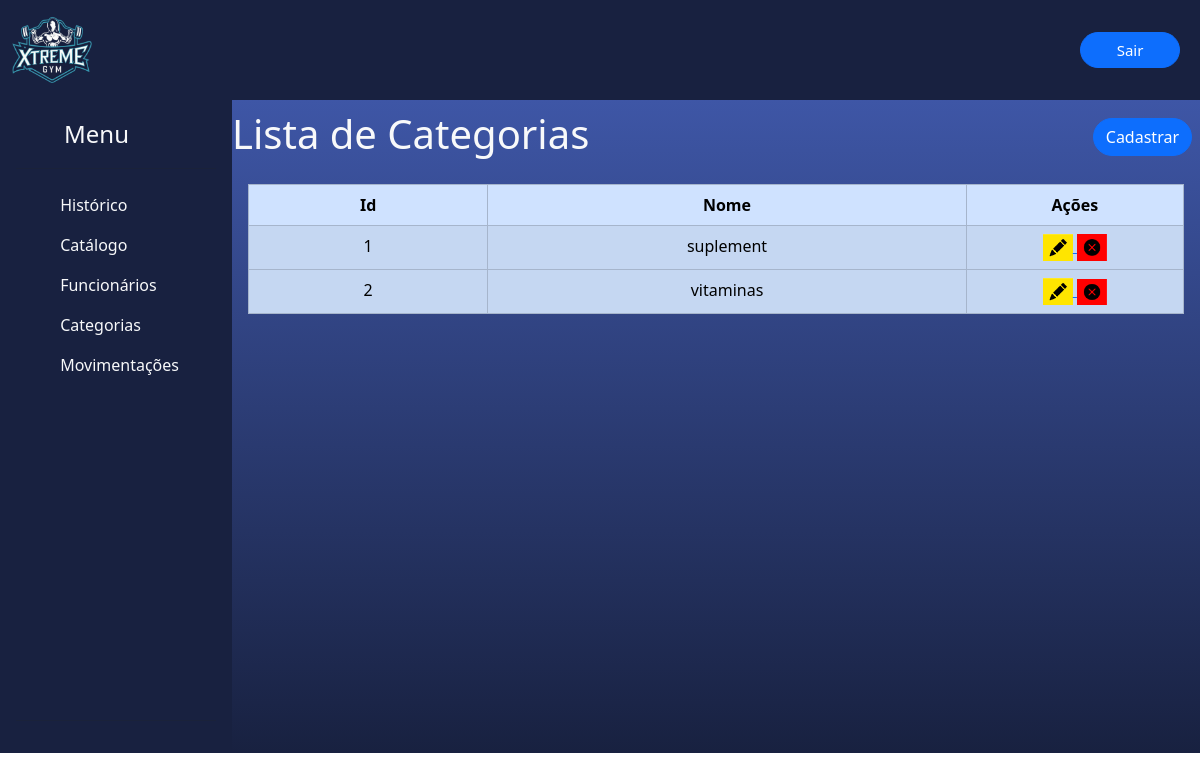
Before: /listarCategorias with the older database file.
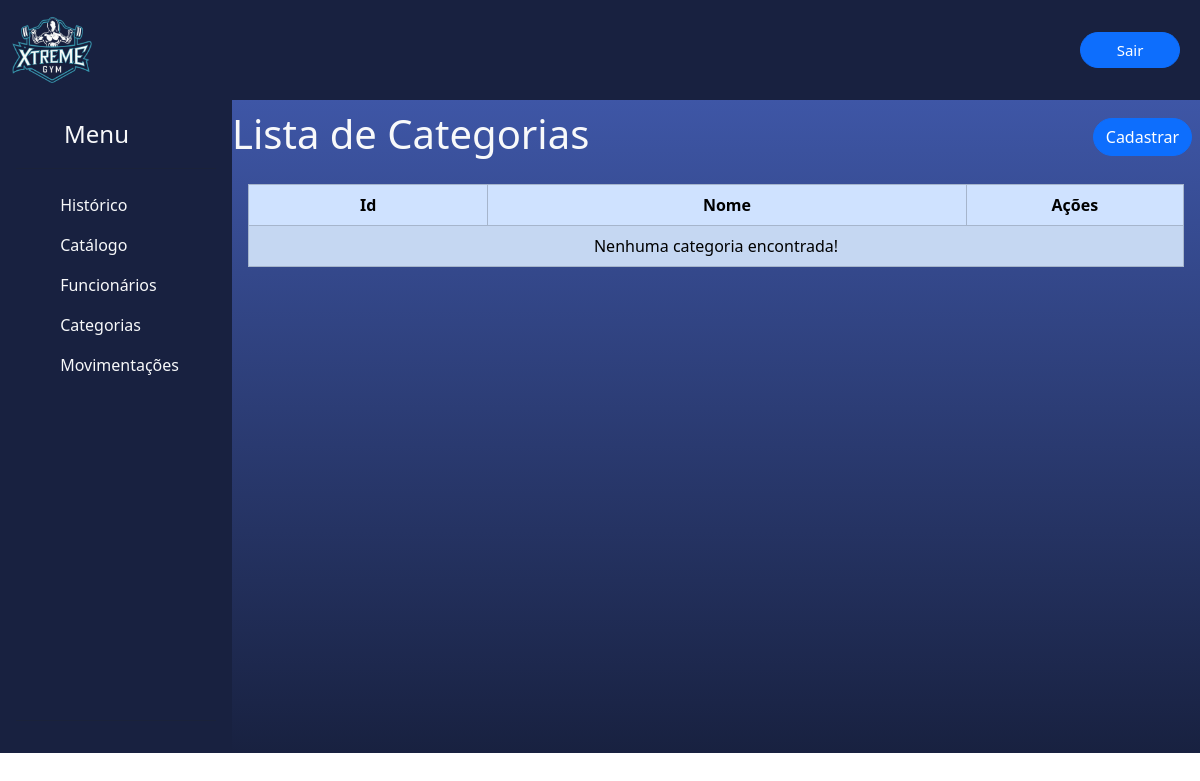
After: the same page with the newer database file.
### models.py (models this page shows, shortened)
class Categoria(Base):
    __tablename__ = 'categorias'
    id_categoria = Column(Integer, primary_key=True, unique=True)
    nome_categoria = Column(String(40), nullable=True, unique=True)
    def serialize_categoria(self):
        dados_categoria = {
            'id_categoria': self.id_categoria,
            'nome_categoria': self.nome_categoria,
        }
        return dados_categoria

### app.py (the view)
@app.route('/listarCategorias', methods=['GET'])
def listarCategorias():
    lista_categorias = select(Categoria).select_from(Categoria)
    lista_categorias = db_session.execute(lista_categorias).scalars()
    listaCategorias = []
    for categoria in lista_categorias:
        listaCategorias.append(categoria.serialize_categoria())
    print(listaCategorias)
    return render_template('listarCategoria.html', var_categoria=listaCategorias)

### templates/listarCategoria.html (shortened to what this page needs)
{% extends 'base.html' %}
{% block conteudo %}
    <div style="background: linear-gradient(#3E56A6, #182140); height: 653px">
        <div style="float: left">
            <h1 class="text-light" style="margin-top: 10px"> Lista de Categorias </h1>
        </div>
        <div style="float: right;margin-top: 10px; margin-bottom: 20px">
            <a href="{{ url_for('cadastrarCategoria') }}">
                <button class="btn btn-primary text-center rounded-pill m-2"> Cadastrar</button>
            </a>
        </div>
        <div class="p-3" id="tabela">
            <table class="table table-primary table-striped table-bordered">
                <thead>
                <tr>
                    <th class="text-center" style="width: 70px;"> Id </th>
                    <th class="text-center" style="width: 140px;"> Nome </th>
                    <th class="text-center" style="width: 50px;"> Ações </th>
                </tr>
                </thead>
                {% if var_categoria %}
                    {% for categoria in var_categoria %}
                        <tbody>
                        <tr>
                            <td class="text-center"> {{ categoria.id_categoria }} </td>
                            <td class="text-center"> {{ categoria.nome_categoria }} </td>
                            <td class="text-center">
                                <a href="{{ url_for('editarCategoria', id=categoria.id_categoria) }}"> <img
                                        src="/static/editar.png" style="width: 30px;"> </a>
                                <a href="{{ url_for('deletarCategoria', id=categoria.id_categoria) }}"> <img
                                        src="/static/deletar.png" style="width: 30px;"> </a>
                            </td>
                        </tr>
                        </tbody>
                    {% endfor %}
                {% else %}
                    <tr>
                        <td colspan="8" class="text-center">Nenhuma categoria encontrada!</td>
                    </tr>
                {% endif %}
            </table>
        </div>
    </div>
{% endblock conteudo %}

Changed rows visible on the page:
removed Categoria: id_categoria "1", nome_categoria "suplement"
removed Categoria: id_categoria "2", nome_categoria "vitaminas"
Other visible differences:
text now shown: "Nenhuma categoria encontrada!"
